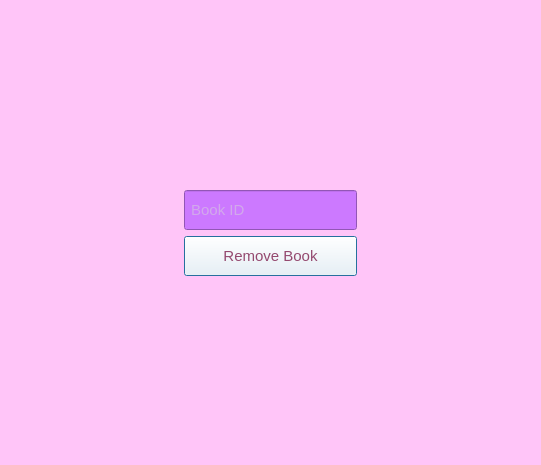
<?xml version="1.0" encoding="UTF-8"?>
<ui version="4.0">
 <class>Window_RemoveBook</class>
 <widget class="QDialog" name="Window_RemoveBook">
  <property name="geometry">
   <rect>
    <x>0</x>
    <y>0</y>
    <width>541</width>
    <height>465</height>
   </rect>
  </property>
  <property name="acceptDrops">
   <bool>false</bool>
  </property>
  <property name="windowTitle">
   <string>Remove Book</string>
  </property>
  <property name="styleSheet">
   <string notr="true">background-color: rgb(255, 197, 248);</string>
  </property>
  <layout class="QVBoxLayout" name="verticalLayout">
   <item>
    <layout class="QGridLayout" name="gridLayout">
     <item row="3" column="1">
      <widget class="QLabel" name="label_2">
       <property name="text">
        <string/>
       </property>
      </widget>
     </item>
     <item row="1" column="1">
      <widget class="QLineEdit" name="lineEdit_BookId">
       <property name="maximumSize">
        <size>
         <width>230</width>
         <height>40</height>
        </size>
       </property>
       <property name="font">
        <font>
         <family>Microsoft Sans Serif</family>
         <pointsize>11</pointsize>
        </font>
       </property>
       <property name="styleSheet">
        <string notr="true">background-color: rgb(204, 121, 255);
color: rgb(216, 216, 216);</string>
       </property>
       <property name="placeholderText">
        <string> Book ID</string>
       </property>
      </widget>
     </item>
     <item row="1" column="2">
      <spacer name="horizontalSpacer_2">
       <property name="orientation">
        <enum>Qt::Horizontal</enum>
       </property>
       <property name="sizeHint" stdset="0">
        <size>
         <width>40</width>
         <height>20</height>
        </size>
       </property>
      </spacer>
     </item>
     <item row="2" column="1">
      <widget class="QPushButton" name="pushButton_RemoveBook">
       <property name="maximumSize">
        <size>
         <width>230</width>
         <height>40</height>
        </size>
       </property>
       <property name="font">
        <font>
         <family>Microsoft Sans Serif</family>
         <pointsize>11</pointsize>
        </font>
       </property>
       <property name="styleSheet">
        <string notr="true">background-color: rgba(255, 255, 255,0);
color: rgb(148, 73, 111);</string>
       </property>
       <property name="text">
        <string>Remove Book</string>
       </property>
       <property name="icon">
        <iconset resource="image.qrc">
         <normaloff>:/img/img/deli.png</normaloff>:/img/img/deli.png</iconset>
       </property>
       <property name="iconSize">
        <size>
         <width>40</width>
         <height>40</height>
        </size>
       </property>
      </widget>
     </item>
     <item row="0" column="1">
      <widget class="QLabel" name="label_3">
       <property name="text">
        <string/>
       </property>
       <property name="pixmap">
        <pixmap resource="image.qrc">:/img/img/delete - Copy.png</pixmap>
       </property>
      </widget>
     </item>
     <item row="1" column="0">
      <spacer name="horizontalSpacer">
       <property name="orientation">
        <enum>Qt::Horizontal</enum>
       </property>
       <property name="sizeHint" stdset="0">
        <size>
         <width>40</width>
         <height>20</height>
        </size>
       </property>
      </spacer>
     </item>
    </layout>
   </item>
  </layout>
 </widget>
 <resources>
  <include location="image.qrc"/>
 </resources>
 <connections/>
</ui>
